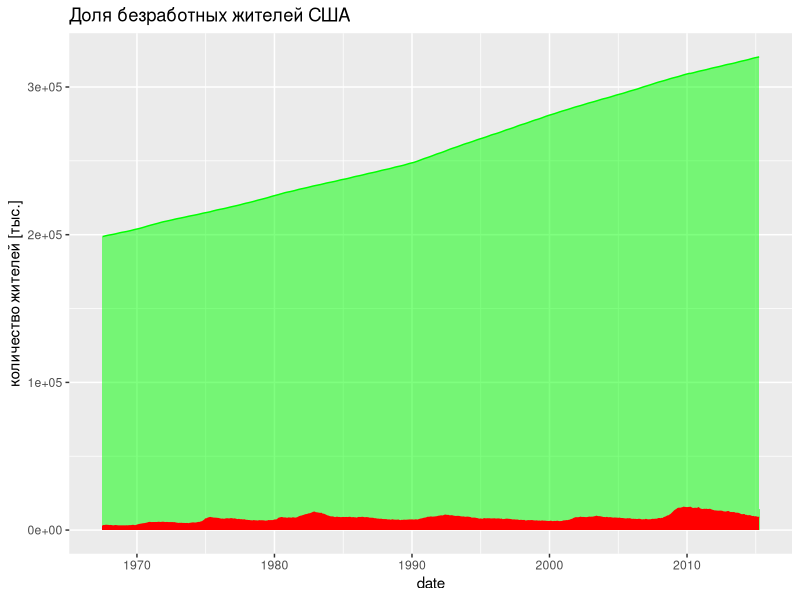

Here is the R script that generated this plot:
##################################################################
### лабораторная работа ggplot2:  Часть первая простые графики
##################################################################


library(ggplot2)

data(economics)
## задача 1. Цвет заполнения тоже сделайте зеленым и красным. Заглавие графика: 
## Доля безработных жителей США. Заглавие оси у: количество жителей [тыс.]

ggplot(data=economics,aes(x=date)) + 
  geom_area(aes(y=pop),col=I("green"),fill=I("green"),alpha=0.5) + geom_area(aes(y=unemploy),col=I("red"),fill=I("red"))+
  ylab("количество жителей [тыс.]")+
  ggtitle("Доля безработных жителей США")
  

